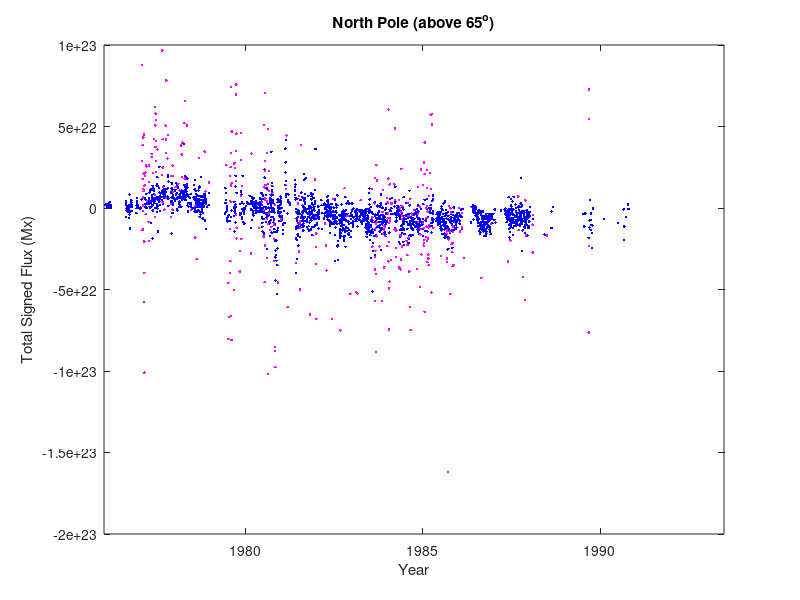
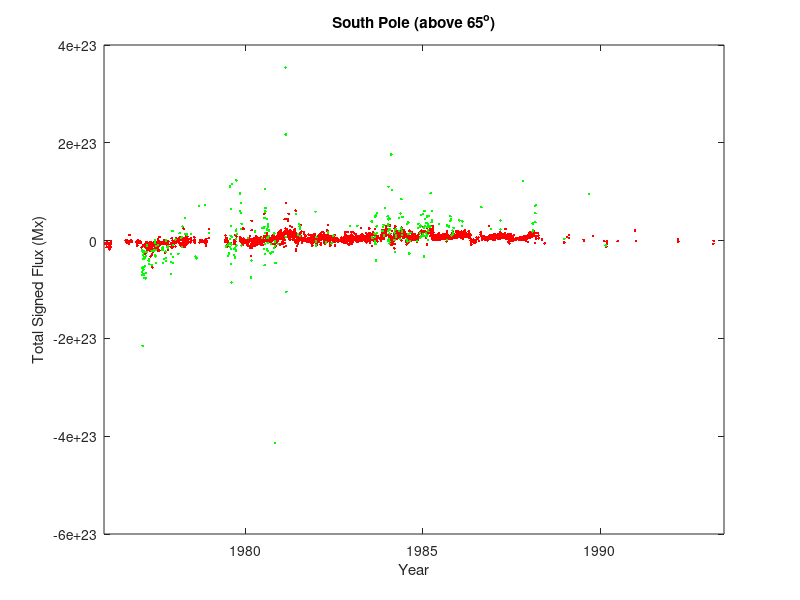
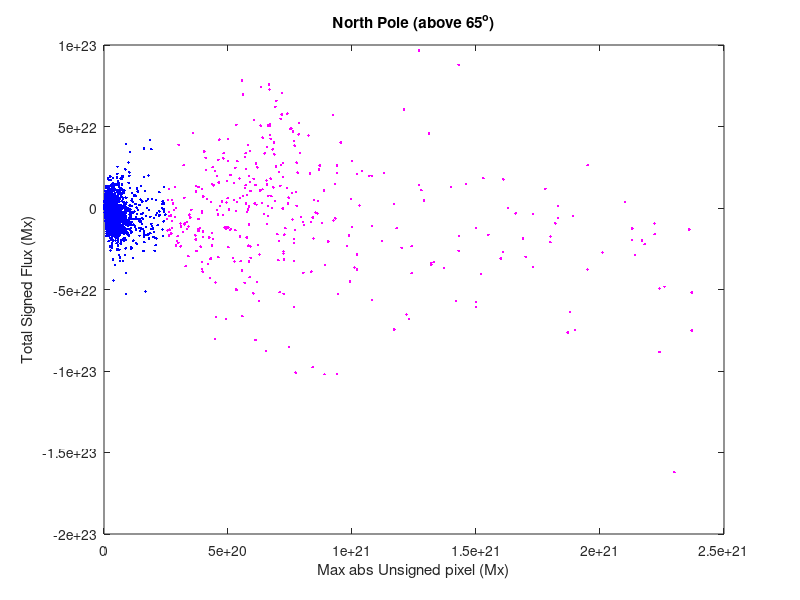
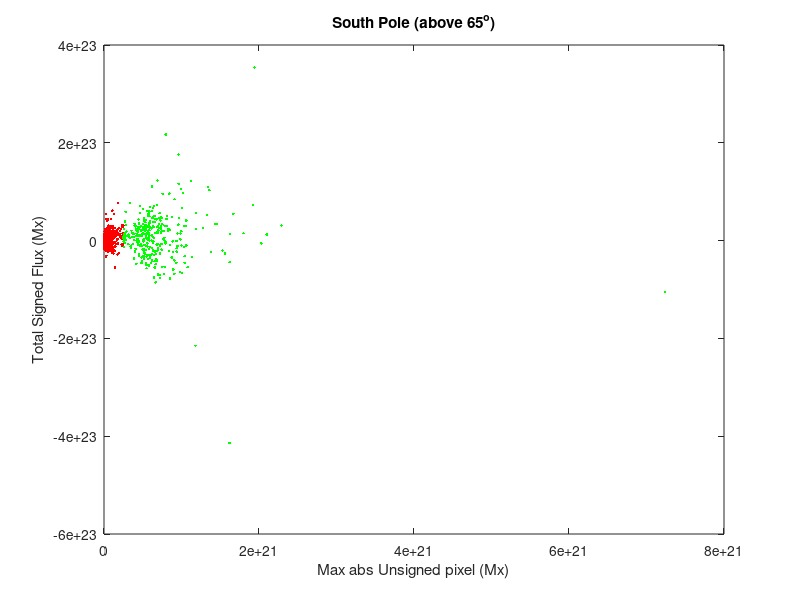

Write the MATLAB code that produced these figures, in order.

clear;

% Data = csvread('1PF_data1976-01-13_1993-04-09.csv');
Data = csvread('imb85_PF_1976-01-13_1993-04-09.csv');




%Date calculations
Y = Data(:,2);
M = Data(:,3);
D = Data(:,4);


date = datenum(Y,M,D);  %Day after christ
date2 = Y + (date-datenum(Y,1,1))./(datenum(Y+1,1,1)-datenum(Y,1,1));   %Fractional Year




ClrTh = 2.5e20;
inxNg = find(Data(:,16)>ClrTh);
inxNs = find(Data(:,16)<=ClrTh);

%Plotting Northern hemisphere
figure(3)
plot(Data(inxNs,16),Data(inxNs,11),'b.')
hold on
plot(Data(inxNg,16),Data(inxNg,11),'m.')
hold off
% xlim([1976 1993.5])
% ylim([-1 1]*3e22)
xlabel('Max abs Unsigned pixel (Mx)')
ylabel('Total Signed Flux (Mx)')
title('North Pole (above 65^o)')


inxSg = find(Data(:,26)>ClrTh);
inxSs = find(Data(:,26)<=ClrTh);
%Plotting Southern hemisphere
figure(4)
plot(Data(:,26),Data(:,21),'r.')
hold on
plot(Data(inxSg,26),Data(inxSg,21),'g.')
hold off
% xlim([1976 1993.5])
% ylim([-1 1]*3e22)
xlabel('Max abs Unsigned pixel (Mx)')
ylabel('Total Signed Flux (Mx)')
title('South Pole (above 65^o)')




%Plotting Northern hemisphere
figure(1)
plot(date2(inxNs),Data(inxNs,11),'b.')
hold on
plot(date2(inxNg),Data(inxNg,11),'m.')
hold off
xlim([1976 1993.5])
% ylim([-1 1]*3e22)
xlabel('Year')
ylabel('Total Signed Flux (Mx)')
title('North Pole (above 65^o)')

%Plotting Southern hemisphere
figure(2)
plot(date2,Data(:,21),'r.')
hold on
plot(date2(inxSg),Data(inxSg,21),'g.')
hold off
xlim([1976 1993.5])
% ylim([-1 1]*3e22)
xlabel('Year')
ylabel('Total Signed Flux (Mx)')
title('South Pole (above 65^o)')



